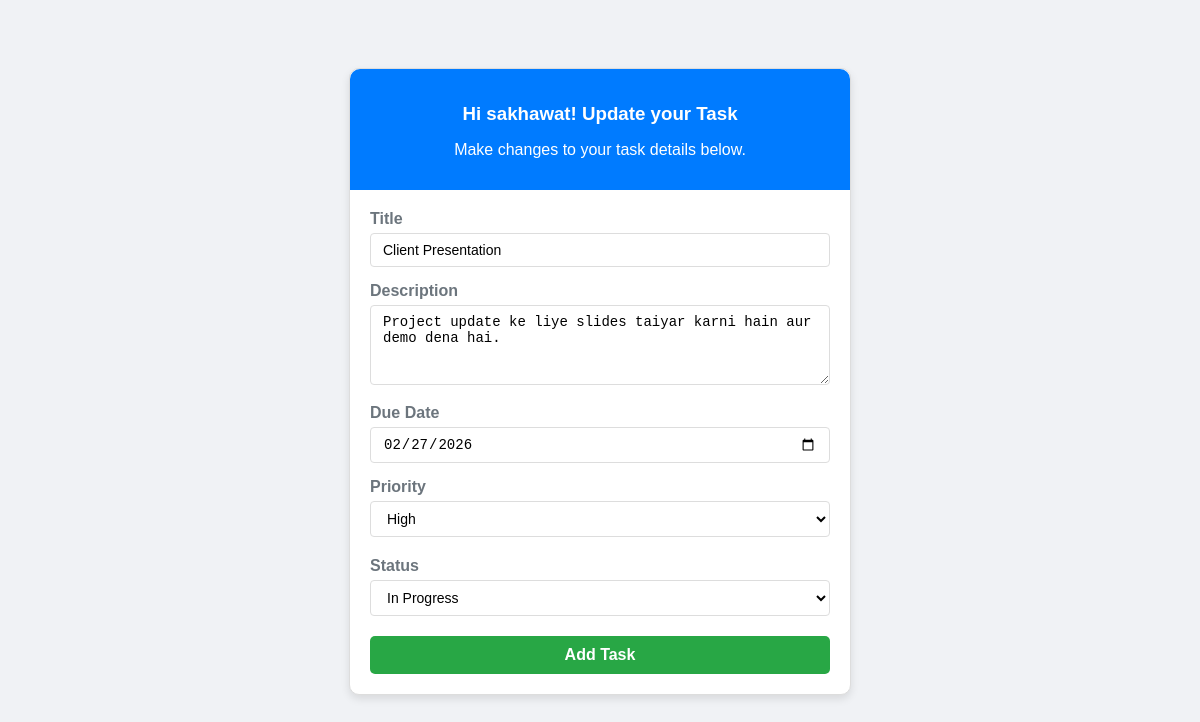
Page /edit_task/22/ (signed in) on the committed database.
### todo_app/models.py (models this page shows, shortened)
class Task (models.Model):
    user = models.ForeignKey(User, on_delete=models.CASCADE)
    title = models.CharField(max_length=255)
    description = models.TextField()
    due_date = models.DateField()
    status = models.CharField(
        max_length=20,
        choices=[('Pending','Pending'), ('Complete','Complete'), ('In Progress','In Progress')],
        default='Pending'
    )
    priority = models.CharField(
        max_length=10,
        choices=[('Low','Low'), ('Medium','Medium'), ('High','High')],
        default='Low'
    )
    completed = models.BooleanField(default=False)
    create_at = models.DateTimeField(auto_now_add=True)

### todo_app/views.py (the view, shortened to what this page needs)
# urls.py: path('edit_task/<int:id>/', views.edit_task, name='edit_task'),
@login_required
def edit_task(request,id):
    task_to_edit = Task.objects.get(id=id, user=request.user)
    return render (request, 'todo_app/edit_task.html', context={'user' : request.user, 'task' : task_to_edit})

### todo_app/templates/todo_app/edit_task.html (shortened to what this page needs)
{% load static %}
<!DOCTYPE html>
<html lang="en">
<head>
    <link rel="stylesheet" href="{% static 'todo_app/css/edit_task.css' %}">
</head>
<body>
    <div class="container d-flex justify-content-center mt-5">
        <div class="card shadow-lg" style="width: 500px; border-radius: 10px;">
            <div class="card-header bg-primary text-white text-center py-3" style="border-radius: 10px 10px 0 0;">
                <h3 class="mb-0">Hi {{ request.user.username }}! Update your Task</h3>
                <p class="text-muted text-center">Make changes to your task details below.</p>
            </div>
            <div class="card-body p-4">
                <form action="" method="POST">
                    <div class="mb-3">
                        <label class="form-label text-secondary fw-bold">Title</label>
                        <input type="text" name="title" value="{{ task.title}}" class="form-control custom-input" placeholder="Title">
                    </div>
                    <div class="mb-3">
                        <label class="form-label text-secondary fw-bold">Description</label>
                        <textarea class="form-control custom-input" name="description" rows="3" placeholder="Description">{{ task.description }}</textarea>
                    </div>
                    <div class="mb-3">
                        <label class="form-label text-secondary fw-bold">Due Date</label>
                        <input type="date" name="due_date" value="{{ task.due_date|date:'Y-m-d' }}" class="form-control custom-input">
                    </div>
                    <div class="mb-4">
                        <label class="form-label text-secondary fw-bold">Priority</label>
                        <select class="form-select custom-input" name="priority">
                            <option value="high" {% if task.priority|lower == 'high' %}selected{% endif %}>High</option>
                        </select>
                    </div>
                    <div class="mb-4">
                        <label class="form-label text-secondary fw-bold">Status</label>
                        <select class="form-select custom-input" name="status">
                            <option value="In Progress" {% if task.status|lower == 'in progress' %}selected{% endif %}>In Progress</option>
                        </select>
                    </div>
                    <button type="submit" class="btn btn-success w-100 py-2 fw-bold" style="border-radius: 5px;">
                        Add Task
                    </button>
                </form>
            </div>
        </div>
    </div>
</body>
</html>

### todo_app/static/todo_app/css/edit_task.css (style rules this page uses)
body { background-color: #f0f2f5; font-family: Arial, sans-serif; margin: 0; padding: 20px; }
.container { max-width: 100%; padding: 0 15px; }
.d-flex { display: flex; }
.justify-content-center { justify-content: center; }
.mt-5 { margin-top: 3rem; }
.card { background: white; border: 1px solid #ddd; border-radius: 8px; width: 500px; }
.shadow-lg { box-shadow: 0 4px 8px rgba(0,0,0,0.1); }
.card-header { background-color: #007bff; color: white; text-align: center; padding: 15px; border-radius: 8px 8px 0 0; }
.bg-primary { background-color: #007bff; }
.text-white { color: white; }
.text-center { text-align: center; }
.mb-0 { margin-bottom: 0; }
.card-body { padding: 20px; }
.form-label { display: block; margin-bottom: 5px; color: #666; font-weight: bold; }
.text-secondary { color: #6c757d; }
.fw-bold { font-weight: bold; }
.form-control, .custom-input { width: 100%; padding: 8px 12px; border: 1px solid #ddd; border-radius: 4px; box-sizing: border-box; font-size: 14px; }
textarea.form-control { resize: vertical; min-height: 80px; }
.form-select { width: 100%; padding: 8px 12px; border: 1px solid #ddd; border-radius: 4px; font-size: 14px; background-color: white; }
.btn { display: inline-block; padding: 10px 20px; border: none; border-radius: 4px; cursor: pointer; font-size: 16px; font-weight: bold; }
.btn-success { background-color: #28a745; color: white; }
.w-100 { width: 100%; }
.mb-3 { margin-bottom: 15px; }
.mb-4 { margin-bottom: 20px; }
.py-2 { padding-top: 10px; padding-bottom: 10px; }
.py-3 { padding-top: 15px; padding-bottom: 15px; }
.p-4 { padding: 20px; }
::placeholder { color: #999; }

### rows in the picture
Task: title "Client Presentation", description "Project update ke liye slides taiyar karni hain aur demo dena hai.", due_date "02/27/2026", priority "High", status "In Progress"

### other values in the picture
{{ request.user.username }} "sakhawat"
